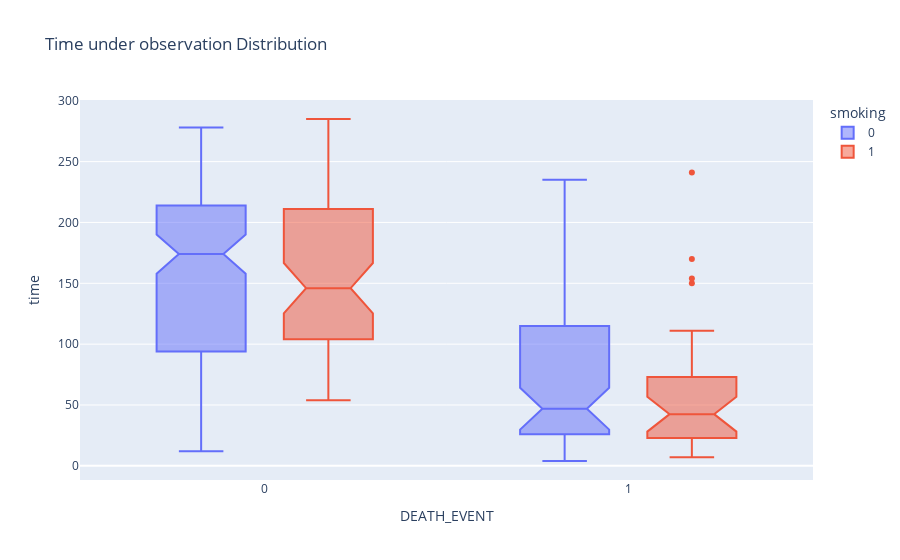

Write notebook code for a chart like this one.
### Code cell
px.box(data, x='DEATH_EVENT', y='time', color='smoking', notched=True, title='Time under observation Distribution')

### Figure 1 — Plotly figure (JSON) as saved in the notebook; plotly's stock layout.template omitted (floating-point values rounded to 4 significant figures; data arrays with more than 128 entries replaced by an {"elided": "..."} marker saying what was removed)
{"data": [{"alignmentgroup": "True", "hovertemplate": "smoking=0<br>DEATH_EVENT=%{x}<br>time=%{y}<extra></extra>", "legendgroup": "0", "marker": {"color": "#636efa"}, "name": "0", "notched": true, "offsetgroup": "0", "orientation": "v", "showlegend": true, "type": "box", "x": {"elided": "203 int values"}, "x0": " ", "xaxis": "x", "y": {"elided": "203 int values"}, "y0": " ", "yaxis": "y"}, {"alignmentgroup": "True", "hovertemplate": "smoking=1<br>DEATH_EVENT=%{x}<br>time=%{y}<extra></extra>", "legendgroup": "1", "marker": {"color": "#EF553B"}, "name": "1", "notched": true, "offsetgroup": "1", "orientation": "v", "showlegend": true, "type": "box", "x": [1, 1, 1, 1, 1, 1, 1, 1, 1, 1, 1, 1, 1, 1, 1, 1, 0, 0, 1, 1, 0, 1, 1, 0, 0, 1, 0, 1, 1, 0, 0, 0, 0, 0, 0, 1, 0, 0, 1, 0, 0, 0, 0, 0, 0, 1, 0, 0, 0, 0, 0, 0, 0, 0, 0, 0, 0, 0, 0, 0, 0, 0, 1, 1, 1, 0, 0, 0, 0, 0, 0, 0, 0, 0, 0, 0, 0, 0, 0, 0, 0, 0, 0, 0, 0, 1, 0, 0, 0, 0, 0, 0, 0, 0, 0, 0], "x0": " ", "xaxis": "x", "y": [7, 8, 10, 10, 10, 10, 20, 23, 26, 26, 31, 32, 33, 35, 40, 45, 54, 54, 55, 59, 60, 64, 65, 68, 71, 72, 72, 73, 73, 74, 74, 76, 80, 87, 87, 88, 88, 88, 90, 90, 95, 104, 106, 107, 107, 111, 112, 112, 118, 119, 120, 121, 121, 123, 134, 145, 146, 146, 146, 146, 147, 147, 150, 154, 170, 180, 186, 187, 187, 188, 192, 192, 200, 201, 205, 208, 209, 209, 211, 212, 212, 214, 216, 231, 240, 241, 244, 245, 250, 250, 250, 258, 270, 270, 280, 285], "y0": " ", "yaxis": "y"}], "layout": {"boxmode": "group", "legend": {"title": {"text": "smoking"}, "tracegroupgap": 0}, "title": {"text": "Time under observation Distribution"}, "xaxis": {"anchor": "y", "domain": [0, 1], "title": {"text": "DEATH_EVENT"}}, "yaxis": {"anchor": "x", "domain": [0, 1], "title": {"text": "time"}}}}
